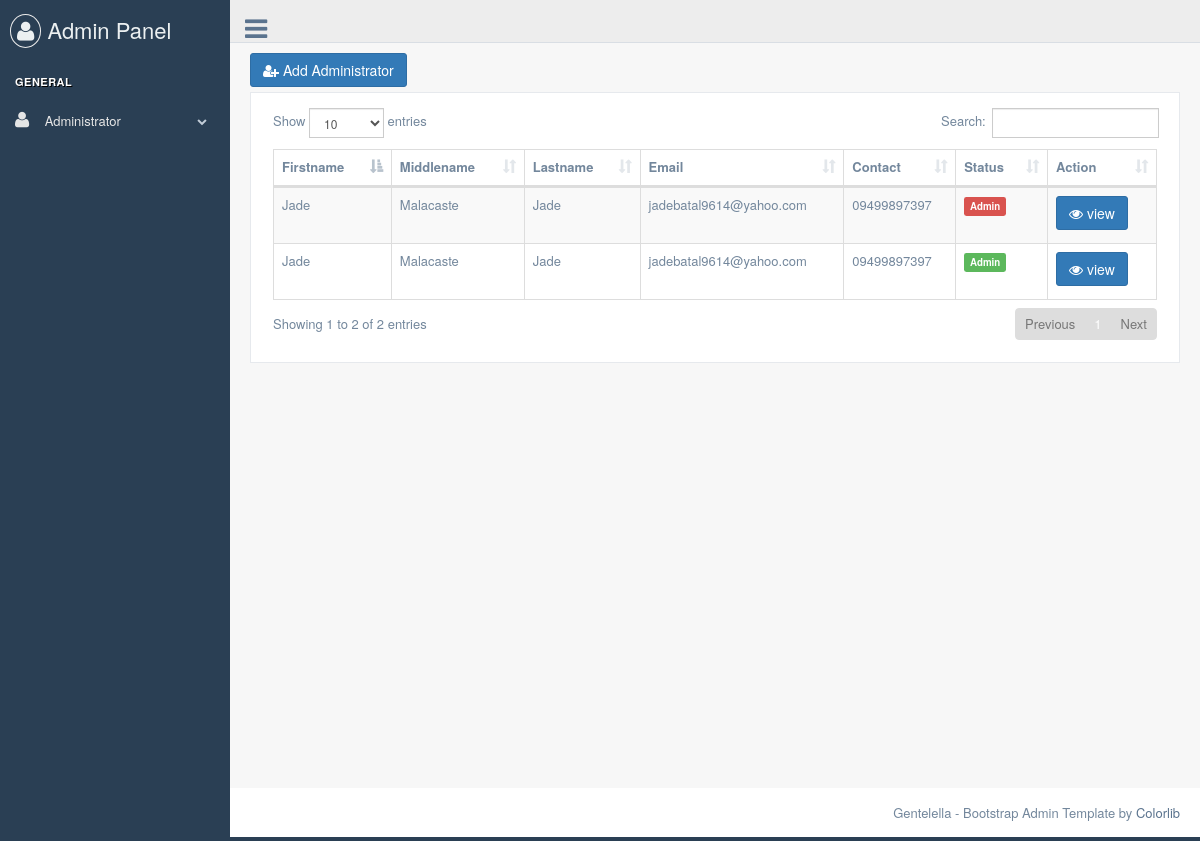
The page /pages/index.php on the database its author committed.
### tables this page shows
CREATE TABLE `user_accounts_tbl` (
  `id` int(11) NOT NULL,
  `firstname` varchar(255) NOT NULL,
  `middlename` varchar(255) NOT NULL,
  `lastname` varchar(255) NOT NULL,
  `birthday` varchar(255) NOT NULL,
  `age` int(2) NOT NULL,
  `contact` varchar(255) NOT NULL,
  `street` varchar(255) NOT NULL,
  `city` varchar(255) NOT NULL,
  `email` varchar(255) NOT NULL,
  `password` varchar(255) NOT NULL,
  `status` tinyint(1) NOT NULL,
  `role` tinyint(1) NOT NULL
);

### functions/admin-functions.php (the view, shortened to what this page needs)
<?php
		include 'config.php';
			?>
			<?php
		function show_administrator(){
		global $conn;
		$query = $conn->query("SELECT * FROM user_accounts_tbl WHERE status='1'");
		while($row = $query->fetch_object()){
		if($row->role == 0){
					$role = '<label class="label label-danger"> Admin </label>';
		}elseif($row->role == 1){
					$role = '<label class="label label-success"> Admin </label>';
		}
		echo
				'
				<tr>
	              <td>'.$row->firstname.'</td>
	              <td>'.$row->middlename.'</td>
	              <td>'.$row->lastname.'</td>
	              <td>'.$row->email.'</td>
	              <td>'.$row->contact.'</td>
	              <td>'.$role.'</td>
	              <td>
	              <form method="POST" action="">
	              <input type="hidden" name="id"  value="'.$row->id.'">
	              <button type="submit" class="btn btn-primary" name="btn-view"><i class="fa fa-eye"></i> view </div>
	              </form>
	              </td>
	            </tr>
				';
	}
}
			?>

### pages/index.php (shortened to what this page needs)
<?php
    include '../functions/admin-functions.php'; ?>
<!DOCTYPE html>
<html lang="en">
  <head>
      <?php include 'head-links.php'; ?>
  </head>
  <body ng-app="app" class="nav-md">
    <div class="container body">
      <div class="main_container">
        <div class="col-md-3 left_col">
          <div class="left_col scroll-view">
            <div class="navbar nav_title" style="border: 0;">
              <a href="index.html" class="site_title"><i class="fa fa-user"></i> <span>Admin Panel</span></a>
            </div>
            <br />
            <?php include 'sidebar.php'; ?>
          </div>
        </div>
        <div class="top_nav">
          <div class="nav_menu">
            <nav>
              <div class="nav toggle">
                <a id="menu_toggle"><i class="fa fa-bars"></i></a>
              </div>
            </nav>
          </div>
        </div>
        <div class="right_col" role="main">
          <div class="">
            <div class="page-title">
              <div class="title_left">
                <button type="button" class="btn btn-primary" data-toggle="modal" data-target=".bs-example-modal-lg"><i class="fa fa-user-plus"></i> Add Administrator</button>
              </div>
            </div>
            <div class="clearfix"></div>
            <div class="row">
              <div class="col-md-12 col-sm-12 col-xs-12">
                <div class="x_panel">
                  <div class="x_content">
                     <table id="datatable" class="table table-striped table-bordered">
                      <thead>
                        <tr>
                          <th>Firstname</th>
                          <th>Middlename</th>
                          <th>Lastname</th>
                          <th>Email</th>
                          <th>Contact</th>
                          <th>Status</th>
                          <th>Action</th>
                        </tr>
                      </thead>
                      <tbody>
                          <?php show_administrator(); ?>
                  </div>
                </div>
              </div>
            </div>
          </div>
        </div>
        <footer>
          <div class="pull-right">
            Gentelella - Bootstrap Admin Template by <a href="https://colorlib.com">Colorlib</a>
          </div>
          <div class="clearfix"></div>
        </footer>
  </body>
</html>

### pages/head-links.php (shortened to what this page needs)
<link href="../vendors/bootstrap/dist/css/bootstrap.min.css" rel="stylesheet">
    <link  rel="stylesheet" href="../dist/sweetalert.css">
<link href="../vendors/font-awesome/css/font-awesome.min.css" rel="stylesheet">
<link href="../vendors/nprogress/nprogress.css" rel="stylesheet">
<link href="../vendors/iCheck/skins/flat/green.css" rel="stylesheet">
<link href="../vendors/datatables.net-bs/css/dataTables.bootstrap.min.css" rel="stylesheet">
<link href="../vendors/datatables.net-buttons-bs/css/buttons.bootstrap.min.css" rel="stylesheet">
<link href="../vendors/datatables.net-fixedheader-bs/css/fixedHeader.bootstrap.min.css" rel="stylesheet">
<link href="../vendors/datatables.net-responsive-bs/css/responsive.bootstrap.min.css" rel="stylesheet">
<link href="../vendors/datatables.net-scroller-bs/css/scroller.bootstrap.min.css" rel="stylesheet">
<link href="../build/css/custom.min.css" rel="stylesheet">

### pages/sidebar.php (shortened to what this page needs)
<div id="sidebar-menu" class="main_menu_side hidden-print main_menu">
  <div class="menu_section">
    <h3>General</h3>
    <ul class="nav side-menu">
      <li><a><i class="fa fa-user"></i> Administrator <span class="fa fa-chevron-down"></span></a>
      </li>
    </ul>
  </div>
</div>

### rows shown on the page
user_accounts_tbl: firstname "Jade", middlename "Malacaste", lastname "Jade", email "jadebatal9614@yahoo.com", contact "09499897397", role "Admin"
user_accounts_tbl: firstname "Jade", middlename "Malacaste", lastname "Jade", email "jadebatal9614@yahoo.com", contact "09499897397", role "Admin"
